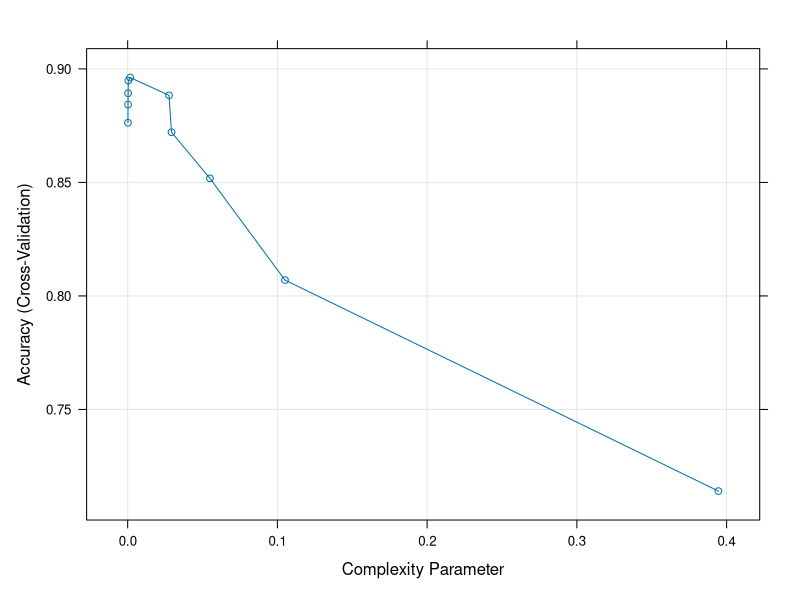

Generate this figure with R: (Note: a time limit stopped this script after it produced the figure.)
## ---- chunk 1
# Global chunk options for consistent output formatting
knitr::opts_chunk$set(echo = TRUE, message = FALSE, warning = FALSE)

# Set random seed for reproducibility
# This ensures that all random processes (data splitting, model training) 
# produce the same results every time you run the code
set.seed(42)  # Reproducibility across chunks
## ---- chunk 2
# ============================================================================
# LOADING REQUIRED LIBRARIES
# ============================================================================
# tidyverse: Collection of R packages for data science (includes ggplot2, dplyr, etc.)
library(tidyverse)

# caret: Classification And REgression Training - main package for ML workflows
# Provides unified interface for training and evaluating models
library(caret)

# rpart: Recursive Partitioning and Regression Trees
# This is the engine that caret uses when method = "rpart"
library(rpart)         

# randomForest: Implementation of Random Forest algorithm
# This is the engine that caret uses when method = "rf"
library(randomForest)  

# ============================================================================
# DATA LOADING AND PREPARATION
# ============================================================================
# Load the cleaned dataset
# Ensure 'data_cleaned.csv' is in your working directory.
# If not, set the working directory with setwd("/path/to/dir").
df <- readr::read_csv("data_cleaned.csv")

# ============================================================================
# DATA TYPE CONVERSION FOR CLASSIFICATION
# ============================================================================
# Convert diabetes variable to factor (categorical variable)
# This is CRUCIAL for classification tasks in R
# Factors tell R that this is a categorical variable, not numeric
df$diabetes <- as.factor(df$diabetes)

# ============================================================================
# EXPLORATORY DATA ANALYSIS (EDA)
# ============================================================================
# Quick sanity checks to understand your data structure
head(df)  # View first 6 rows
# glimpse(df)  # Detailed view of data structure (uncomment if needed)
# summary(df$diabetes)  # Summary statistics (uncomment if needed)

# ============================================================================
# CLASS BALANCE ASSESSMENT
# ============================================================================
# Check class balance - this is CRITICAL for choosing evaluation metrics
# If classes are imbalanced, accuracy can be misleading
table(df$diabetes)  # Count of each class
prop.table(table(df$diabetes))  # Proportions of each class

# INTERPRETATION:
# - If proportions are close to 50/50: Accuracy is fine
# - If one class is rare (< 20%): Consider ROC AUC instead of Accuracy
## ---- chunk 3
# ============================================================================
# CONFIGURING CROSS-VALIDATION PARAMETERS
# ============================================================================
# Create a trainControl object that defines the resampling method
# This object tells caret HOW to perform cross-validation

train_control <- trainControl(
  method = "cv",    # Method: "cv" = k-fold cross-validation
  number = 5        # Number of folds (k = 5)
)

# ============================================================================
# UNDERSTANDING THE PARAMETERS:
# ============================================================================
# method = "cv": Standard k-fold cross-validation
#   - Alternative methods: "repeatedcv" (repeated k-fold), "boot" (bootstrap)
#   - "LOOCV" (Leave-One-Out CV) for very small datasets
#
# number = 5: Number of folds
#   - k = 5: Good balance between computational cost and reliability
#   - k = 10: More reliable but slower (default recommendation)
#   - k = 3: Faster but less reliable
#
# ============================================================================
# ADVANCED CONFIGURATION FOR IMBALANCED DATA
# ============================================================================
# NOTE: For imbalanced data and probability-based metrics, consider:
# train_control <- trainControl(
#   method = "cv", 
#   number = 10,
#   classProbs = TRUE,        # Save class probabilities
#   summaryFunction = twoClassSummary  # Use ROC-based metrics
# )
# ... and then set metric = "ROC" inside train(...).
## ---- chunk 4
# ============================================================================
# LOGISTIC REGRESSION MODEL TRAINING
# ============================================================================
# Logistic regression is a linear model for binary classification
# It models the probability of belonging to the positive class

# THEORETICAL BACKGROUND:
# - Uses sigmoid function: P(Y=1) = 1 / (1 + e^(-z)) where z = β₀ + β₁X₁ + ... + βₚXₚ
# - Assumes linear relationship between predictors and log-odds
# - Good baseline model, interpretable coefficients
# - Assumes independence of observations

logistic_model_cv <- train(
  diabetes ~ .,           # Formula: predict diabetes using all other variables
  data = df,              # Dataset
  method = "glm",         # Method: Generalized Linear Model
  family = "binomial",    # Family: binomial for binary classification
  trControl = train_control  # Use our cross-validation configuration
)

# ============================================================================
# MODEL OUTPUT INTERPRETATION
# ============================================================================
# The output shows:
# - Cross-validation results across all folds
# - Mean and standard deviation of performance metrics
# - Best model parameters (if any tuning was done)

logistic_model_cv

# ============================================================================
# KEY METRICS EXPLANATION:
# ============================================================================
# Accuracy: Proportion of correct predictions (TP + TN) / (TP + TN + FP + FN)
# Kappa: Agreement between predicted and actual, accounting for chance
#   - Kappa = 0: No agreement beyond chance
#   - Kappa = 1: Perfect agreement
#   - Generally: Kappa > 0.6 is considered good
## ---- chunk 5
# ============================================================================
# DECISION TREE MODEL TRAINING
# ============================================================================
# Decision trees recursively split data based on predictor values
# Each split creates two child nodes, continuing until stopping criteria

# THEORETICAL BACKGROUND:
# - Non-parametric method (no assumptions about data distribution)
# - Creates tree structure with decision rules
# - Easy to interpret and visualize
# - Can capture non-linear relationships
# - Prone to overfitting (hence cross-validation is crucial)

tree_model_cv <- train(
  diabetes ~ .,           # Predict diabetes using all variables
  data = df,              # Dataset
  method = "rpart",       # Method: Recursive Partitioning
  trControl = train_control,  # Cross-validation configuration
  tuneLength = 10         # Number of complexity parameter (cp) values to try
)

# ============================================================================
# HYPERPARAMETER TUNING EXPLANATION:
# ============================================================================
# tuneLength = 10: Tests 10 different values of cp (complexity parameter)
# cp controls tree complexity:
#   - cp = 0: Full tree (likely overfitting)
#   - cp > 0: Pruned tree (reduced complexity)
#   - Higher cp = simpler tree = less overfitting but potentially underfitting

tree_model_cv

# ============================================================================
# VISUALIZING TUNING RESULTS
# ============================================================================
# Plot shows how model performance changes with different cp values
# Look for the "elbow" where increasing complexity doesn't improve performance
plot(tree_model_cv)  # cp vs Accuracy/Kappa
## ---- chunk 6
# ============================================================================
# RANDOM FOREST MODEL TRAINING
# ============================================================================
# Random Forest builds multiple decision trees and averages their predictions
# Each tree is trained on a bootstrap sample with random feature selection

# THEORETICAL BACKGROUND:
# - Ensemble method (combines multiple models)
# - Reduces overfitting through averaging
# - Handles non-linear relationships well
# - Provides feature importance measures
# - Generally good performance across many datasets
# - Less interpretable than single trees

forest_model_cv <- train(
  diabetes ~ .,           # Predict diabetes using all variables
  data = df,              # Dataset
  method = "rf",          # Method: Random Forest
  trControl = train_control,  # Cross-validation configuration
  tuneLength = 2,         # Number of mtry values to try
  importance = TRUE       # Calculate variable importance
)

# ============================================================================
# HYPERPARAMETER EXPLANATION:
# ============================================================================
# tuneLength = 2: Tests 2 different values of mtry
# mtry: Number of variables randomly sampled at each split
#   - mtry = 1: Use only 1 variable per split (like bagging)
#   - mtry = sqrt(p): Common default (p = number of predictors)
#   - mtry = p: Use all variables (like single tree)

forest_model_cv

# ============================================================================
# VISUALIZING TUNING RESULTS
# ============================================================================
plot(forest_model_cv)  # mtry vs Accuracy/Kappa

# ============================================================================
# VARIABLE IMPORTANCE ANALYSIS
# ============================================================================
# Shows which variables are most important for predictions
# Higher values = more important variables
varImp(forest_model_cv) %>%
  plot(top = 20)  # Show top 20 most important variables
## ---- chunk 7
# ============================================================================
# FAIR MODEL COMPARISON USING IDENTICAL CV FOLDS
# ============================================================================
# This is a CRITICAL step for fair comparison!
# All models are evaluated on exactly the same cross-validation folds
# This eliminates fold-to-fold variation as a source of differences

# Collect resampled performance across models on identical CV folds
results <- resamples(list(
  Logistic = logistic_model_cv,  # Logistic regression
  Tree     = tree_model_cv,      # Decision tree
  Forest   = forest_model_cv     # Random forest
))

# ============================================================================
# COMPARISON SUMMARY STATISTICS
# ============================================================================
# Shows mean, median, min, max, and quartiles for each model
# Look for:
# - Which model has highest mean performance
# - Which model has lowest variance (most consistent)
# - Whether differences are statistically significant

summary(results)
## ---- chunk 8
# ============================================================================
# BOXPLOT COMPARISON
# ============================================================================
# Boxplots show the distribution of performance across CV folds
# - Box: Interquartile range (25th to 75th percentile)
# - Whiskers: Extend to most extreme non-outlier points
# - Points: Outliers
# - Higher boxes = better performance
# - Smaller boxes = more consistent performance

bwplot(results)   # Boxplots of resampled metrics
## ---- chunk 9
# ============================================================================
# DOTPLOT COMPARISON WITH CONFIDENCE INTERVALS
# ============================================================================
# Dotplot shows mean performance with confidence intervals
# - Dots: Mean performance across CV folds
# - Lines: Confidence intervals
# - Models with non-overlapping CIs are significantly different
# - Look for both point estimates and uncertainty

dotplot(results)  # Dots of mean performance with CIs
## ---- chunk 10
# ============================================================================
# SESSION INFORMATION FOR REPRODUCIBILITY
# ============================================================================
# This shows R version, package versions, and system information
# Important for ensuring reproducible results across different environments
sessionInfo()
